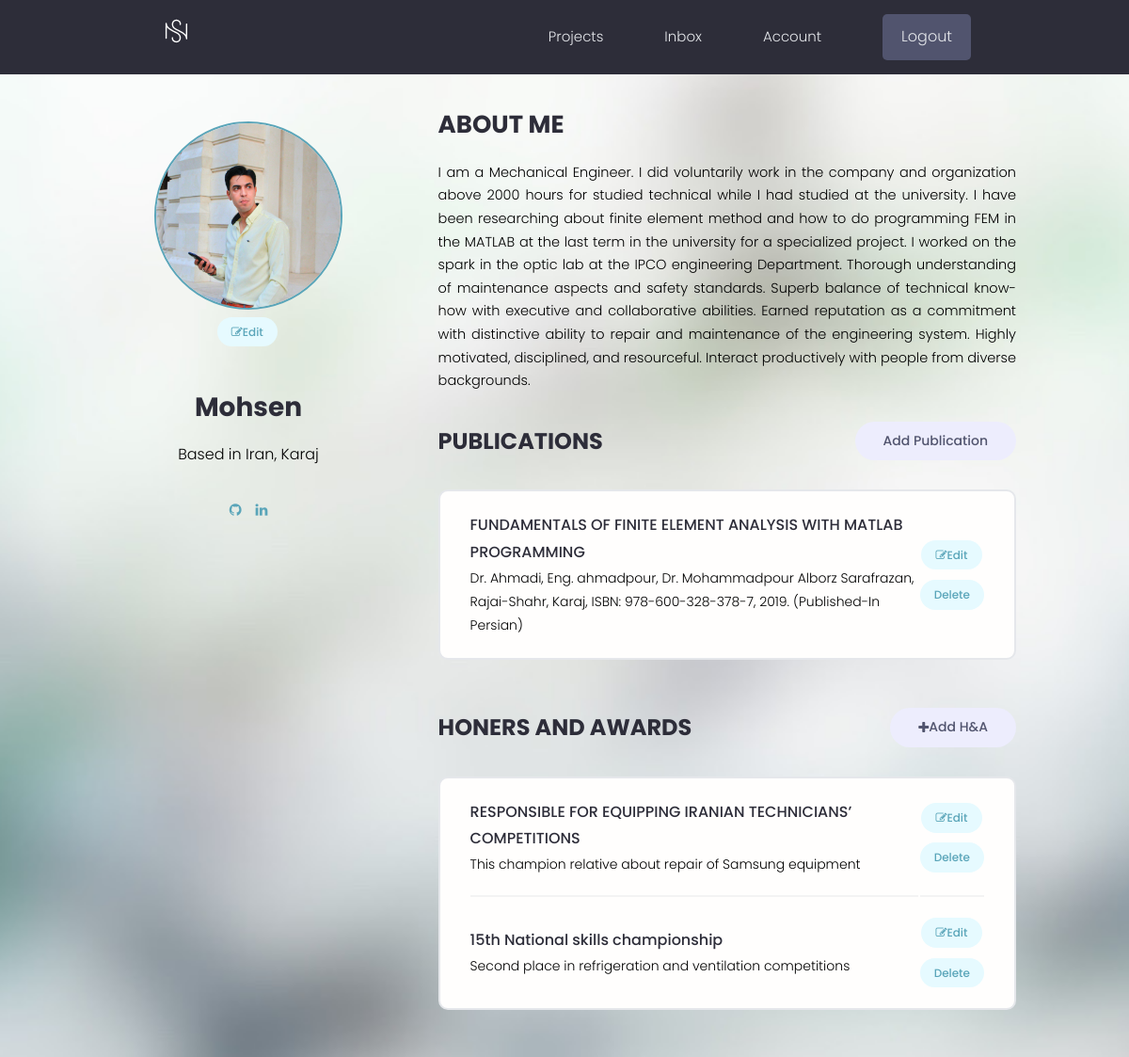
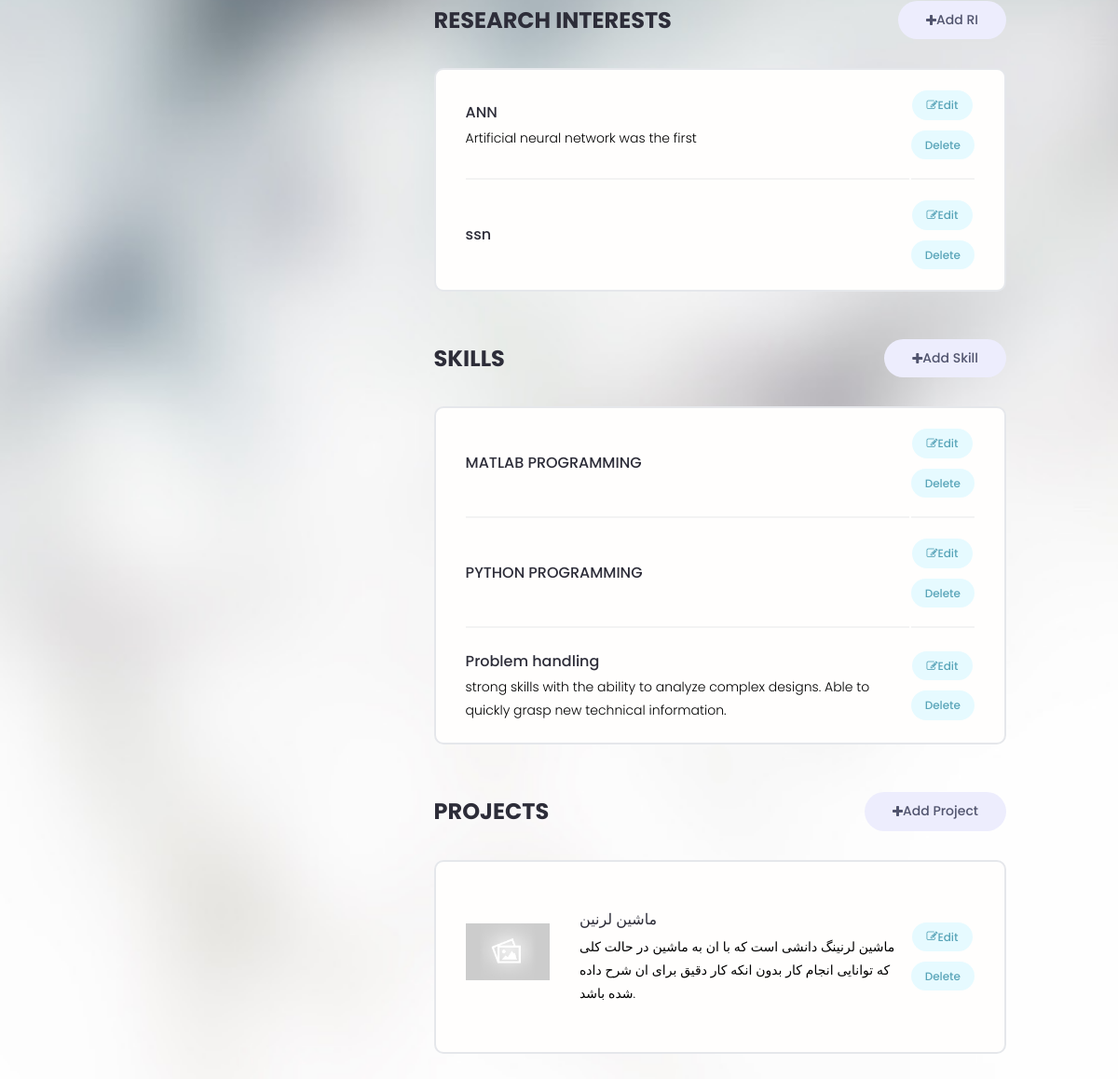
/account/ (signed in), run on the app's committed database (2 pictures, top to bottom).
### users/models.py (models this page shows, shortened)
class Profile(models.Model):
    user = models.OneToOneField(
        User, on_delete=models.CASCADE, null=True, blank=True)
    name = models.CharField(max_length=200, blank=True, null=True)
    surname = models.CharField(max_length=200, blank=True, null=True)
    email = models.EmailField(max_length=500, blank=True, null=True)
    username = models.CharField(max_length=200, blank=True, null=True)
    location = models.CharField(max_length=200, blank=True, null=True)
    short_intro = models.CharField(max_length=200, blank=True, null=True)
    bio = models.TextField(blank=True, null=True)
    profile_image = models.ImageField(
        null=True, blank=True, upload_to='profiles/', default="profiles/user-default.png")
    social_github = models.CharField(max_length=200, blank=True, null=True)
    social_linkedin = models.CharField(max_length=200, blank=True, null=True)
    social_youtube = models.CharField(max_length=200, blank=True, null=True)
    created = models.DateTimeField(auto_now_add=True)
    id = models.UUIDField(default=uuid.uuid4, unique=True,
                          primary_key=True, editable=False)
    class Meta:
        ordering = ['created']
    @property
    def imageURL(self):
        try:
            url = self.profile_image.url
        except:
            url = ''
        return url

class Publication(models.Model):
    owner = models.ForeignKey(
        Profile, on_delete=models.CASCADE, null=True, blank=True)
    name = models.CharField(max_length=200, blank=True, null=True)
    description = models.TextField(null=True, blank=True)
    created = models.DateTimeField(auto_now_add=True)
    id = models.UUIDField(default=uuid.uuid4, unique=True,
                          primary_key=True, editable=False)

class HonersAndAwards(models.Model):
    owner = models.ForeignKey(
        Profile, on_delete=models.CASCADE, null=True, blank=True)
    name = models.CharField(max_length=200, blank=True, null=True)
    description = models.TextField(null=True, blank=True)
    created = models.DateTimeField(auto_now_add=True)
    id = models.UUIDField(default=uuid.uuid4, unique=True,
                          primary_key=True, editable=False)

class ResearchInterests(models.Model):
    owner = models.ForeignKey(
        Profile, on_delete=models.CASCADE, null=True, blank=True)
    name = models.CharField(max_length=200, blank=True, null=True)
    description = models.TextField(null=True, blank=True)
    created = models.DateTimeField(auto_now_add=True)
    id = models.UUIDField(default=uuid.uuid4, unique=True,
                          primary_key=True, editable=False)

class Skill(models.Model):
    owner = models.ForeignKey(
        Profile, on_delete=models.CASCADE, null=True, blank=True)
    name = models.CharField(max_length=200, blank=True, null=True)
    description = models.TextField(null=True, blank=True)
    created = models.DateTimeField(auto_now_add=True)
    id = models.UUIDField(default=uuid.uuid4, unique=True,
                          primary_key=True, editable=False)

### projects/models.py (models this page shows, shortened)
class Project(models.Model):
    owner = models.ForeignKey(
        Profile, null=True, blank=True, on_delete=models.CASCADE)
    title = models.CharField(max_length=200)
    description = RichTextUploadingField(null=True, blank=True)
    featured_image = models.ImageField(
        null=True, blank=True, default="default.jpg")
    demo_link = models.CharField(max_length=2000, null=True, blank=True)
    source_link = models.CharField(max_length=2000, null=True, blank=True)
    tags = models.ManyToManyField('Tag', blank=True)
    vote_total = models.IntegerField(default=0, null=True, blank=True)
    vote_ratio = models.IntegerField(default=0, null=True, blank=True)
    created = models.DateTimeField(auto_now_add=True)
    id = models.UUIDField(default=uuid.uuid4, unique=True,
                          primary_key=True, editable=False)
    class Meta:
        ordering = ['-vote_ratio', '-vote_total', 'title']
    @property
    def imageURL(self):
        try:
            url = self.featured_image.url
        except:
            url = ''
        return url

### users/views.py (the view)
# urls.py: path('account/', views.userAccount, name="account"),
@login_required(login_url='login')
def userAccount(request):
    profile = request.user.profile
    publication = profile.publication_set.all()
    honersandawards = profile.honersandawards_set.all()
    research_interests = profile.researchinterests_set.all()
    skills = profile.skill_set.all()
    projects = profile.project_set.all()
    context = {'profile': profile, 'publication':publication, 'honersandawards':honersandawards, 'research_interests':research_interests, 'skills': skills, 'projects': projects}
    return render(request, 'users/account.html', context)

### users/templates/users/account.html (shortened to what this page needs)
{% extends 'main.html' %}
{% block content %}
<main class="settingsPage profile my-md">
  <div class="container">
    <div class="layout">
      <div class="column column--1of3">
        <div class=" text-center">
          <div class="card__body dev">
            <img class="avatar avatar--xl" src="{{profile.imageURL}}" />
            <a class="tag tag--pill tag--main settings__btn" href="{% url 'edit-account' %}"><i class="fa fa-edit"></i>Edit</a>
            <h2 class="dev__name">{{profile.name}}</h2>
            <p class="dev__location">Based in {{profile.location}}</p>
            <ul class="dev__social">
              {% if profile.social_github %}
              <li>
                <a title="Github" href="{{profile.social_github}}" target="_blank"><i class="fa fa-github"></i></a>
              </li>
              {% endif %}
              {% if profile.social_linkedin %}
              <li>
                <a title="LinkedIn" href="{{profile.social_linkedin}}" target="_blank"><i
                    class="fa fa-linkedin"></i></a>
              </li>
              {% endif %}
            </ul>
          </div>
        </div>
      </div>
      <div class="column column--2of3">
        <div class="devInfo">
          <h3 class="devInfo__title">About Me</h3>
          <p class="devInfo__about">{{profile.bio}}</p>
        </div>
        <div class="settings">
          <h3 class="settings__title">Publications</h3>
          <a class="tag tag--pill tag--sub settings__btn tag--lg" href="{% url 'create-publication' %}"> Add Publication</a>
        </div>
        <table class="card settings__table">
          {% for publications in publication %}
          <tr>
            <td class="settings__tableInfo">
              <h4>{{publications.name}}</h4>
              <p>
                {{publications.description}}
              </p>
            </td>
            <td class="settings__tableActions">
              <a class="tag tag--pill tag--main settings__btn" href="{% url 'update-publication' publications.id %}"><i
                  class="fa fa-edit"></i> Edit</a>
              <a class="tag tag--pill tag--main settings__btn" href="{% url 'delete-publication' publications.id %}?next=/account">
                Delete</a>
            </td>
          </tr>
          {% endfor %}
        </table>
        <div class="settings">
          <h3 class="settings__title">Honers and Awards</h3>
          <a class="tag tag--pill tag--sub settings__btn tag--lg" href="{% url 'create-honersandawards' %}"><i
              class="fa fa-plus"></i> Add H&A</a>
        </div>
        <table class="card settings__table">
          {% for honersandaward in honersandawards %}
          <tr>
            <td class="settings__tableInfo">
              <h4>{{honersandaward.name}}</h4>
              <p>
                {{honersandaward.description}}
              </p>
            </td>
            <td class="settings__tableActions">
              <a class="tag tag--pill tag--main settings__btn" href="{% url 'update-honersandawards' honersandaward.id %}"><i
                  class="fa fa-edit"></i> Edit</a>
              <a class="tag tag--pill tag--main settings__btn" href="{% url 'delete-honersandawards' honersandaward.id %}?next=/account">
                Delete</a>
            </td>
          </tr>
          {% endfor %}
        </table>
        <div class="settings">
          <h3 class="settings__title">Research Interests</h3>
          <a class="tag tag--pill tag--sub settings__btn tag--lg" href="{% url 'create-research-interests' %}"><i
              class="fa fa-plus"></i> Add RI</a>
        </div>
        <table class="card settings__table">
          {% for research_interest in research_interests %}
          <tr>
            <td class="settings__tableInfo">
              <h4>{{research_interest.name}}</h4>
              <p>
                {{research_interest.description}}
              </p>
            </td>
            <td class="settings__tableActions">
              <a class="tag tag--pill tag--main settings__btn" href="{% url 'update-research-interests' research_interest.id %}"><i
                  class="fa fa-edit"></i> Edit</a>
              <a class="tag tag--pill tag--main settings__btn" href="{% url 'delete-research-interests' research_interest.id %}?next=/account">
                Delete</a>
            </td>
          </tr>
          {% endfor %}
        </table>
        <div class="settings">
          <h3 class="settings__title">Skills</h3>
          <a class="tag tag--pill tag--sub settings__btn tag--lg" href="{% url 'create-skill' %}"><i
              class="fa fa-plus"></i> Add Skill</a>
        </div>
        <table class="card settings__table">
          {% for skill in skills %}
          <tr>
            <td class="settings__tableInfo">
              <h4>{{skill.name}}</h4>
              <p>
                {{skill.description}}
              </p>
            </td>
            <td class="settings__tableActions">
              <a class="tag tag--pill tag--main settings__btn" href="{% url 'update-skill' skill.id %}"><i
                  class="fa fa-edit"></i> Edit</a>
              <a class="tag tag--pill tag--main settings__btn" href="{% url 'delete-skill' skill.id %}?next=/account">
                Delete</a>
            </td>
          </tr>
          {% endfor %}
        </table>
        <div class="settings">
          <h3 class="settings__title">Projects</h3>
          <a class="tag tag--pill tag--sub settings__btn tag--lg" href="{% url 'create-project' %}"><i
              class="fa fa-plus"></i> Add Project</a>
        </div>
        <table class="card settings__table">
          {% for project in projects %}
          <tr>
            <td class="settings__thumbnail">
              <a href="{% url 'project' project.id %}"><img src="{{project.imageURL}}" alt="Project Thumbnail" /></a>
            </td>
            <td class="settings__tableInfo">
              <a href="{% url 'project' project.id %}">{{project.title}}</a>
              <p>{{project.description|slice:"150"}}</p>
            </td>
            <td class="settings__tableActions">
              <a class="tag tag--pill tag--main settings__btn" href="{% url 'update-project' project.id %}"><i
                  class="fa fa-edit"></i> Edit</a>
              <a class="tag tag--pill tag--main settings__btn"
                href="{% url 'delete-project'  project.id %}?next=/account">
                Delete</a>
            </td>
          </tr>
          {% endfor %}
        </table>
      </div>
    </div>
  </div>
</main>
{% endblock %}

### templates/main.html (shortened to what this page needs)
<!DOCTYPE html>
{% load static %}
<html>
<head>
    <link rel="stylesheet" type="text/css"
          href="https://cdnjs.cloudflare.com/ajax/libs/font-awesome/4.7.0/css/font-awesome.min.css">
    <link rel="stylesheet" href="{% static 'uikit/styles/uikit.css' %}" />
    <link rel="stylesheet" href="{% static 'styles/app.css' %}" />
    <link rel="stylesheet" href="{% static 'styles/style.css' %}"/>
</head>
<body class="bgimg bgimg-1">
    {% include 'navbar.html' %}
    {% block content %}
    {% endblock content %}
</body>
</html>

### templates/navbar.html (shortened to what this page needs)
{% load static %}
<header class="header">
    <div class="container container--narrow">
        <a href="{% url 'profiles' %}" class="header__logo">
            <img src="{% static 'images/background/mylogo.svg' %} " alt="mohsen ahmadpour Logo" />
        </a>
        <nav class="header__nav">
            <ul class="header__menu">
                <li class="header__menuItem"><a href="{% url 'projects' %}">Projects</a></li>
                {% if request.user.is_authenticated %}
                <li class="header__menuItem"><a href="{% url 'inbox' %}">Inbox</a></li>
                <li class="header__menuItem"><a href="{% url 'account' %}">Account</a></li>
                <li class="header__menuItem"><a href="{% url 'logout' %}" class="btn btn--sub">Logout</a></li>
                {% endif %}
            </ul>
        </nav>
    </div>
</header>

### data on the page
Profile: imageURL (picture), name "Mohsen", location "Iran, Karaj", bio "I am a Mechanical Engineer. I did voluntarily work in the company and organization above 2000 hours for studied technical while I had studied at the university. I have been researching about finite element method and how to do programming FEM in the MATLAB at the last term in the university for a specialized project. I worked on the spark in the optic lab at the IPCO engineering Department. Thorough understanding of maintenance aspects and safety standards. Superb balance of technical know-how with executive and collaborative abilities. Earned reputation as a commitment with distinctive ability to repair and maintenance of the engineering system. Highly motivated, disciplined, and…"
Publication: name "FUNDAMENTALS OF FINITE ELEMENT ANALYSIS WITH MATLAB PROGRAMMING", description "Dr. Ahmadi, Eng. ahmadpour, Dr. Mohammadpour Alborz Sarafrazan, Rajai-Shahr, Karaj, ISBN: 978-600-328-378-7, 2019. (Published-In Persian)"
HonersAndAwards: name "RESPONSIBLE FOR EQUIPPING IRANIAN TECHNICIANS’ COMPETITIONS", description "This champion relative about repair of Samsung equipment"
HonersAndAwards: name "15th National skills championship", description "Second place in refrigeration and ventilation competitions"
ResearchInterests: name "ANN", description "Artificial neural network was the first"
ResearchInterests: name "ssn"
Skill: name "MATLAB PROGRAMMING"
Skill: name "PYTHON PROGRAMMING"
Skill: name "Problem handling", description "strong skills with the ability to analyze complex designs. Able to quickly grasp new technical information."
Project: imageURL (placeholder picture), title "ماشین لرنین", description "ماشین لرنینگ دانشی است که با ان به ماشین در حالت کلی که توانایی انجام کار بدون انکه کار دقیق برای ان شرح داده شده باشد."
